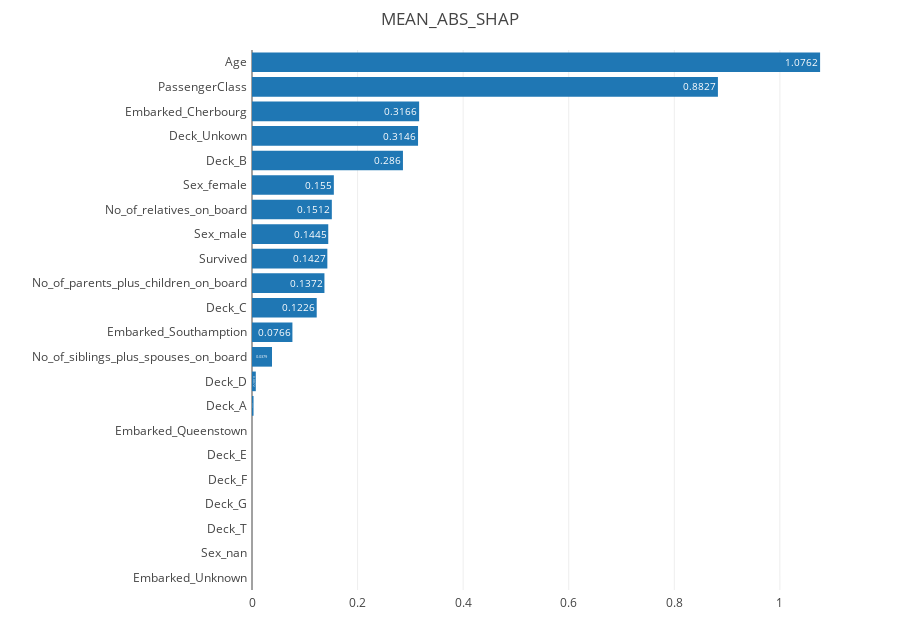

Notebook code cell kept with this figure:
### Code cell
col = 'Age'
importances_df = mean_absolute_shap_values(explainer.columns, explainer.shap_interaction_values_by_col(col))
plot = plotly_importances_plot(importances_df)
plot

### Figure 1 — Plotly figure (JSON) as saved in the notebook; plotly's stock layout.template omitted (floating-point values rounded to 4 significant figures)
{"data": [{"hoverinfo": "text", "insidetextanchor": "end", "orientation": "h", "text": [0, 0, 0, 0, 0, 0, 0, 0.0029, 0.0072, 0.0379, 0.0766, 0.1226, 0.1372, 0.1427, 0.1445, 0.1512, 0.155, 0.286, 0.3146, 0.3166, 0.8827, 1.076], "textposition": "inside", "type": "bar", "x": [0, 0, 0, 0, 0, 0, 0, 0.002907, 0.007192, 0.03787, 0.07658, 0.1226, 0.1372, 0.1427, 0.1445, 0.1512, 0.155, 0.286, 0.3146, 0.3166, 0.8827, 1.076], "y": ["Embarked_Unknown", "Sex_nan", "Deck_T", "Deck_G", "Deck_F", "Deck_E", "Embarked_Queenstown", "Deck_A", "Deck_D", "No_of_siblings_plus_spouses_on_board", "Embarked_Southamption", "Deck_C", "No_of_parents_plus_children_on_board", "Survived", "Sex_male", "No_of_relatives_on_board", "Sex_female", "Deck_B", "Deck_Unkown", "Embarked_Cherbourg", "PassengerClass", "Age"]}], "layout": {"height": 640, "margin": {"b": 50, "l": 252, "pad": 4, "r": 50, "t": 50}, "plot_bgcolor": "#fff", "showlegend": false, "title": {"text": "MEAN_ABS_SHAP"}, "xaxis": {"automargin": true}, "yaxis": {"automargin": true}}}
